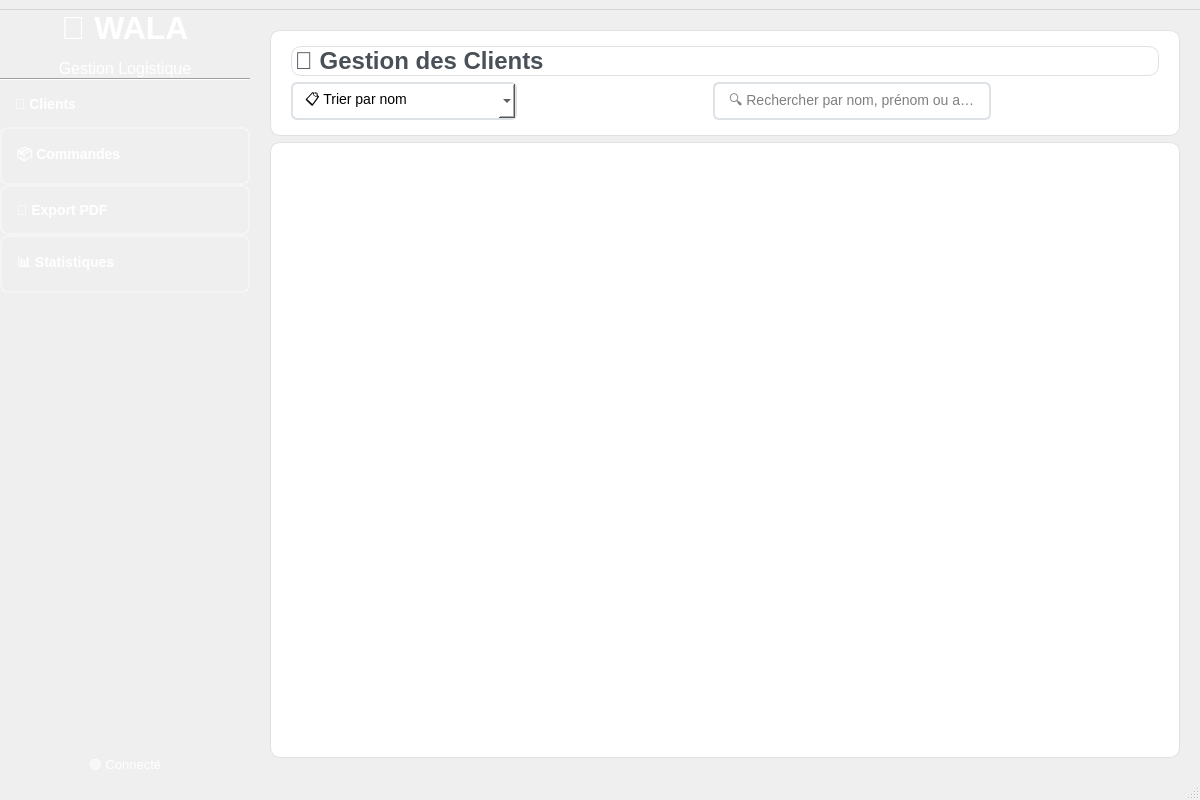
<?xml version="1.0" encoding="UTF-8"?>
<ui version="4.0">
 <class>MainWindow</class>
 <widget class="QMainWindow" name="MainWindow">
  <property name="geometry">
   <rect>
    <x>0</x>
    <y>0</y>
    <width>1200</width>
    <height>800</height>
   </rect>
  </property>
  <property name="windowTitle">
   <string>🚚 Gestion Logistique - Livraison</string>
  </property>
  <property name="styleSheet">
   <string notr="true">
    QMainWindow {
        background: qlineargradient(x1: 0, y1: 0, x2: 1, y2: 1, 
                                   stop: 0 #f8f9fa, stop: 1 #e9ecef);
    }
   </string>
  </property>
  <widget class="QWidget" name="centralwidget">
   <layout class="QHBoxLayout" name="horizontalLayout" stretch="0,1">
    <property name="spacing">
     <number>0</number>
    </property>
    <property name="leftMargin">
     <number>0</number>
    </property>
    <property name="topMargin">
     <number>0</number>
    </property>
    <property name="rightMargin">
     <number>0</number>
    </property>
    <property name="bottomMargin">
     <number>0</number>
    </property>
    <item>
     <widget class="QFrame" name="sidebarFrame">
      <property name="minimumSize">
       <size>
        <width>250</width>
        <height>0</height>
       </size>
      </property>
      <property name="maximumSize">
       <size>
        <width>250</width>
        <height>16777215</height>
       </size>
      </property>
      <property name="styleSheet">
       <string notr="true">
        QFrame {
            background: qlineargradient(x1: 0, y1: 0, x2: 0, y2: 1, 
                                       stop: 0 #6c757d, stop: 1 #495057);
            border-right: 3px solid qlineargradient(x1: 0, y1: 0, x2: 1, y2: 0, 
                                                   stop: 0 #ff9a9e, stop: 1 #fecfef);
        }
       </string>
      </property>
      <layout class="QVBoxLayout" name="sidebarLayout">
       <property name="spacing">
        <number>0</number>
       </property>
       <property name="leftMargin">
        <number>0</number>
       </property>
       <property name="topMargin">
        <number>0</number>
       </property>
       <property name="rightMargin">
        <number>0</number>
       </property>
       <property name="bottomMargin">
        <number>0</number>
       </property>
       <item>
        <widget class="QLabel" name="logoLabel">
         <property name="text">
          <string>&lt;html&gt;&lt;head/&gt;&lt;body&gt;&lt;p align=&quot;center&quot;&gt;&lt;span style=&quot; font-size:24pt; font-weight:600; color:#ffffff;&quot;&gt;🚚 WALA&lt;/span&gt;&lt;/p&gt;&lt;p align=&quot;center&quot;&gt;&lt;span style=&quot; font-size:12pt; color:#ffffff;&quot;&gt;Gestion Logistique&lt;/span&gt;&lt;/p&gt;&lt;/body&gt;&lt;/html&gt;</string>
         </property>
         <property name="alignment">
          <set>Qt::AlignCenter</set>
         </property>
        </widget>
       </item>
       <item>
        <widget class="Line" name="line">
         <property name="styleSheet">
          <string notr="true">color: rgba(255, 255, 255, 0.3);</string>
         </property>
         <property name="orientation">
          <enum>Qt::Horizontal</enum>
         </property>
        </widget>
       </item>
       <item>
        <widget class="QPushButton" name="clientsButton">
         <property name="text">
          <string>👥 Clients</string>
         </property>
         <property name="styleSheet">
          <string notr="true">
           QPushButton {
               background: qlineargradient(x1: 0, y1: 0, x2: 1, y2: 0, 
                                          stop: 0 #ff9a9e, stop: 1 #fecfef);
               border: none;
               padding: 15px;
               text-align: left;
               color: white;
               font-weight: bold;
               font-size: 14px;
               border-radius: 8px;
           }
           QPushButton:hover {
               background: qlineargradient(x1: 0, y1: 0, x2: 1, y2: 0, 
                                          stop: 0 #ff8a95, stop: 1 #fedde5);
           }
           QPushButton:pressed {
               background: qlineargradient(x1: 0, y1: 0, x2: 1, y2: 0, 
                                          stop: 0 #ff7a85, stop: 1 #fccde5);
           }
          </string>
         </property>
        </widget>
       </item>
       <item>
        <widget class="QPushButton" name="commandesButton">
         <property name="text">
          <string>📦 Commandes</string>
         </property>
         <property name="styleSheet">
          <string notr="true">
           QPushButton {
               background: transparent;
               border: 2px solid rgba(255, 255, 255, 0.3);
               padding: 15px;
               text-align: left;
               color: white;
               font-weight: bold;
               font-size: 14px;
               border-radius: 8px;
           }
           QPushButton:hover {
               background: rgba(255, 255, 255, 0.1);
               border-color: rgba(255, 255, 255, 0.5);
           }
           QPushButton:pressed {
               background: rgba(255, 255, 255, 0.2);
           }
          </string>
         </property>
        </widget>
       </item>
       <item>
        <widget class="QPushButton" name="exportButton">
         <property name="text">
          <string>📄 Export PDF</string>
         </property>
         <property name="styleSheet">
          <string notr="true">
           QPushButton {
               background: transparent;
               border: 2px solid rgba(255, 255, 255, 0.3);
               padding: 15px;
               text-align: left;
               color: white;
               font-weight: bold;
               font-size: 14px;
               border-radius: 8px;
           }
           QPushButton:hover {
               background: rgba(255, 255, 255, 0.1);
               border-color: rgba(255, 255, 255, 0.5);
           }
          </string>
         </property>
        </widget>
       </item>
       
       <item>
        <widget class="QPushButton" name="statisticsButton">
         <property name="text">
          <string>📊 Statistiques</string>
         </property>
         <property name="styleSheet">
          <string notr="true">
           QPushButton {
               background: transparent;
               border: 2px solid rgba(255, 255, 255, 0.3);
               padding: 15px;
               text-align: left;
               color: white;
               font-weight: bold;
               font-size: 14px;
               border-radius: 8px;
           }
           QPushButton:hover {
               background: rgba(255, 255, 255, 0.1);
               border-color: rgba(255, 255, 255, 0.5);
           }
          </string>
         </property>
        </widget>
       </item>

       <item>
        <spacer name="verticalSpacer">
         <property name="orientation">
          <enum>Qt::Vertical</enum>
         </property>
         <property name="sizeHint" stdset="0">
          <size>
           <width>20</width>
           <height>40</height>
          </size>
         </property>
        </spacer>
       </item>
       <item>
        <widget class="QLabel" name="statusLabel">
         <property name="text">
          <string>&lt;html&gt;&lt;head/&gt;&lt;body&gt;&lt;p align=&quot;center&quot;&gt;&lt;span style=&quot; color:#ffffff; font-size:10pt;&quot;&gt;🟢 Connecté&lt;/span&gt;&lt;/p&gt;&lt;/body&gt;&lt;/html&gt;</string>
         </property>
         <property name="alignment">
          <set>Qt::AlignCenter</set>
         </property>
        </widget>
       </item>
      </layout>
     </widget>
    </item>
    <item>
     <widget class="QStackedWidget" name="stackedWidget">
      <property name="currentIndex">
       <number>0</number>
      </property>
      <widget class="QWidget" name="clientsPage">
       <layout class="QVBoxLayout" name="clientsLayout">
        <property name="leftMargin">
         <number>20</number>
        </property>
        <property name="topMargin">
         <number>20</number>
        </property>
        <property name="rightMargin">
         <number>20</number>
        </property>
        <property name="bottomMargin">
         <number>20</number>
        </property>
        
        <item>
         <widget class="QFrame" name="clientsHeaderFrame">
          <property name="styleSheet">
           <string notr="true">
            QFrame {
                background: white;
                border-radius: 10px;
                border: 1px solid #dee2e6;
            }
           </string>
          </property>
          <layout class="QVBoxLayout" name="clientsHeaderMainLayout">
           <property name="leftMargin">
            <number>20</number>
           </property>
           <property name="topMargin">
            <number>15</number>
           </property>
           <property name="rightMargin">
            <number>20</number>
           </property>
           <property name="bottomMargin">
            <number>15</number>
           </property>
           
           <!-- Title Section -->
           <item>
            <widget class="QLabel" name="clientsTitle">
             <property name="text">
              <string>&lt;html&gt;&lt;head/&gt;&lt;body&gt;&lt;p&gt;&lt;span style=&quot; font-size:18pt; font-weight:600; color:#495057;&quot;&gt;👥 Gestion des Clients&lt;/span&gt;&lt;/p&gt;&lt;/body&gt;&lt;/html&gt;</string>
             </property>
            </widget>
           </item>
           
           <!-- Controls Section under title -->
           <item>
            <layout class="QHBoxLayout" name="clientsControlsLayout">
             <item>
              <widget class="QComboBox" name="clientSortCombo">
               <property name="styleSheet">
                <string notr="true">
                 QComboBox {
                     padding: 8px 12px;
                     border: 2px solid #dee2e6;
                     border-radius: 6px;
                     font-size: 14px;
                     min-width: 180px;
                     background: white;
                 }
                 QComboBox:focus {
                     border-color: qlineargradient(x1: 0, y1: 0, x2: 1, y2: 0, 
                                                  stop: 0 #ff9a9e, stop: 1 #fecfef);
                 }
                </string>
               </property>
               <item>
                <property name="text">
                 <string>📋 Trier par nom</string>
                </property>
               </item>
               <item>
                <property name="text">
                 <string>📍 Trier par adresse</string>
                </property>
               </item>
               <item>
                <property name="text">
                 <string>📊 Trier par nb commandes</string>
                </property>
               </item>
              </widget>
             </item>
             
             <item>
              <widget class="QPushButton" name="sortClientsButton">
               <property name="text">
                <string>🔄 Trier</string>
               </property>
               <property name="styleSheet">
                <string notr="true">
                 QPushButton {
                     background: qlineargradient(x1: 0, y1: 0, x2: 1, y2: 0, 
                                                stop: 0 #6c757d, stop: 1 #495057);
                     border: none;
                     padding: 8px 16px;
                     color: white;
                     font-weight: bold;
                     border-radius: 6px;
                     min-width: 80px;
                 }
                 QPushButton:hover {
                     background: qlineargradient(x1: 0, y1: 0, x2: 1, y2: 0, 
                                                stop: 0 #5a6268, stop: 1 #343a40);
                 }
                </string>
               </property>
              </widget>
             </item>
             
             <item>
              <spacer name="clientsHorizontalSpacer">
               <property name="orientation">
                <enum>Qt::Horizontal</enum>
               </property>
               <property name="sizeHint" stdset="0">
                <size>
                 <width>40</width>
                 <height>20</height>
                </size>
               </property>
              </spacer>
             </item>
             
             <item>
              <widget class="QLineEdit" name="clientSearchEdit">
               <property name="placeholderText">
                <string>🔍 Rechercher par nom, prénom ou adresse...</string>
               </property>
               <property name="styleSheet">
                <string notr="true">
                 QLineEdit {
                     padding: 8px 12px;
                     border: 2px solid #dee2e6;
                     border-radius: 6px;
                     font-size: 14px;
                     min-width: 250px;
                 }
                 QLineEdit:focus {
                     border-color: qlineargradient(x1: 0, y1: 0, x2: 1, y2: 0, 
                                                  stop: 0 #ff9a9e, stop: 1 #fecfef);
                 }
                </string>
               </property>
              </widget>
             </item>
             
             <item>
              <widget class="QPushButton" name="addClientButton">
               <property name="text">
                <string>➕ Ajouter Client</string>
               </property>
               <property name="styleSheet">
                <string notr="true">
                 QPushButton {
                     background: qlineargradient(x1: 0, y1: 0, x2: 1, y2: 0, 
                                                stop: 0 #ff9a9e, stop: 1 #fecfef);
                     border: none;
                     padding: 8px 16px;
                     color: white;
                     font-weight: bold;
                     border-radius: 6px;
                     min-width: 130px;
                 }
                 QPushButton:hover {
                     background: qlineargradient(x1: 0, y1: 0, x2: 1, y2: 0, 
                                                stop: 0 #ff8a95, stop: 1 #fedde5);
                 }
                </string>
               </property>
              </widget>
             </item>
            </layout>
           </item>
          </layout>
         </widget>
        </item>
        
        <item>
         <widget class="QTableWidget" name="clientsTable">
          <property name="styleSheet">
           <string notr="true">
            QTableWidget {
                background: white;
                border: 1px solid #dee2e6;
                border-radius: 10px;
                gridline-color: #f8f9fa;
                font-size: 14px;
            }
            QTableWidget::item {
                padding: 8px;
            }
            QTableWidget::item:selected {
                background: qlineargradient(x1: 0, y1: 0, x2: 1, y2: 0, 
                                           stop: 0 #ff9a9e, stop: 1 #fecfef);
                color: white;
            }
            QHeaderView::section {
                background: qlineargradient(x1: 0, y1: 0, x2: 0, y2: 1, 
                                           stop: 0 #6c757d, stop: 1 #495057);
                color: white;
                padding: 10px;
                border: none;
                font-weight: bold;
            }
           </string>
          </property>
          <property name="alternatingRowColors">
           <bool>true</bool>
          </property>
          <property name="selectionBehavior">
           <enum>QAbstractItemView::SelectRows</enum>
          </property>
         </widget>
        </item>
       </layout>
      </widget>
      
      <widget class="QWidget" name="commandesPage">
       <layout class="QVBoxLayout" name="commandesLayout">
        <property name="leftMargin">
         <number>20</number>
        </property>
        <property name="topMargin">
         <number>20</number>
        </property>
        <property name="rightMargin">
         <number>20</number>
        </property>
        <property name="bottomMargin">
         <number>20</number>
        </property>
        
        <item>
         <widget class="QFrame" name="commandesHeaderFrame">
          <property name="styleSheet">
           <string notr="true">
            QFrame {
                background: white;
                border-radius: 10px;
                border: 1px solid #dee2e6;
            }
           </string>
          </property>
          <layout class="QVBoxLayout" name="commandesHeaderMainLayout">
           <property name="leftMargin">
            <number>20</number>
           </property>
           <property name="topMargin">
            <number>15</number>
           </property>
           <property name="rightMargin">
            <number>20</number>
           </property>
           <property name="bottomMargin">
            <number>15</number>
           </property>
           
           <!-- Title Section -->
           <item>
            <widget class="QLabel" name="commandesTitle">
             <property name="text">
              <string>&lt;html&gt;&lt;head/&gt;&lt;body&gt;&lt;p&gt;&lt;span style=&quot; font-size:18pt; font-weight:600; color:#495057;&quot;&gt;📦 Gestion des Commandes&lt;/span&gt;&lt;/p&gt;&lt;/body&gt;&lt;/html&gt;</string>
             </property>
            </widget>
           </item>
           
           <!-- Search Section -->
           <item>
            <layout class="QHBoxLayout" name="commandesSearchLayout">
             <item>
              <widget class="QLabel" name="searchLabel">
               <property name="text">
                <string>&lt;span style=&quot;font-weight:600; color:#495057;&quot;&gt;🔍 Recherche:&lt;/span&gt;</string>
               </property>
              </widget>
             </item>
             
             <item>
              <widget class="QLineEdit" name="commandeSearchEdit">
               <property name="placeholderText">
                <string>Rechercher par adresse, statut ou montant...</string>
               </property>
               <property name="styleSheet">
                <string notr="true">
                 QLineEdit {
                     padding: 8px 12px;
                     border: 2px solid #dee2e6;
                     border-radius: 6px;
                     font-size: 14px;
                     min-width: 300px;
                     background: white;
                 }
                 QLineEdit:focus {
                     border-color: qlineargradient(x1: 0, y1: 0, x2: 1, y2: 0, 
                                                  stop: 0 #ff9a9e, stop: 1 #fecfef);
                 }
                </string>
               </property>
              </widget>
             </item>
             
             <item>
              <widget class="QPushButton" name="searchCommandesButton">
               <property name="text">
                <string>🔍 Rechercher</string>
               </property>
               <property name="styleSheet">
                <string notr="true">
                 QPushButton {
                     background: qlineargradient(x1: 0, y1: 0, x2: 1, y2: 0, 
                                                stop: 0 #28a745, stop: 1 #20c997);
                     border: none;
                     padding: 8px 16px;
                     color: white;
                     font-weight: bold;
                     border-radius: 6px;
                     min-width: 110px;
                 }
                 QPushButton:hover {
                     background: qlineargradient(x1: 0, y1: 0, x2: 1, y2: 0, 
                                                stop: 0 #218838, stop: 1 #1c7430);
                 }
                </string>
               </property>
              </widget>
             </item>
             
             <item>
              <widget class="QPushButton" name="clearSearchButton">
               <property name="text">
                <string>🗑️ Effacer</string>
               </property>
               <property name="styleSheet">
                <string notr="true">
                 QPushButton {
                     background: qlineargradient(x1: 0, y1: 0, x2: 1, y2: 0, 
                                                stop: 0 #6c757d, stop: 1 #495057);
                     border: none;
                     padding: 8px 16px;
                     color: white;
                     font-weight: bold;
                     border-radius: 6px;
                     min-width: 80px;
                 }
                 QPushButton:hover {
                     background: qlineargradient(x1: 0, y1: 0, x2: 1, y2: 0, 
                                                stop: 0 #5a6268, stop: 1 #343a40);
                 }
                </string>
               </property>
              </widget>
             </item>
             
             <item>
              <spacer name="searchSpacer">
               <property name="orientation">
                <enum>Qt::Horizontal</enum>
               </property>
               <property name="sizeHint" stdset="0">
                <size>
                 <width>40</width>
                 <height>20</height>
                </size>
               </property>
              </spacer>
             </item>
            </layout>
           </item>
           
           <!-- Controls Section -->
           <item>
            <layout class="QHBoxLayout" name="commandesControlsLayout">
             <item>
              <widget class="QComboBox" name="commandeSortCombo">
               <property name="styleSheet">
                <string notr="true">
                 QComboBox {
                     padding: 8px 12px;
                     border: 2px solid #dee2e6;
                     border-radius: 6px;
                     font-size: 14px;
                     min-width: 180px;
                     background: white;
                 }
                 QComboBox:focus {
                     border-color: qlineargradient(x1: 0, y1: 0, x2: 1, y2: 0, 
                                                  stop: 0 #ff9a9e, stop: 1 #fecfef);
                 }
                </string>
               </property>
               <item>
                <property name="text">
                 <string>📅 Trier par date</string>
                </property>
               </item>
               <item>
                <property name="text">
                 <string>💰 Trier par montant</string>
                </property>
               </item>
               <item>
                <property name="text">
                 <string>📋 Trier par statut</string>
                </property>
               </item>
              </widget>
             </item>
             
             <item>
              <widget class="QPushButton" name="sortCommandesButton">
               <property name="text">
                <string>🔄 Trier</string>
               </property>
               <property name="styleSheet">
                <string notr="true">
                 QPushButton {
                     background: qlineargradient(x1: 0, y1: 0, x2: 1, y2: 0, 
                                                stop: 0 #6c757d, stop: 1 #495057);
                     border: none;
                     padding: 8px 16px;
                     color: white;
                     font-weight: bold;
                     border-radius: 6px;
                     min-width: 80px;
                 }
                 QPushButton:hover {
                     background: qlineargradient(x1: 0, y1: 0, x2: 1, y2: 0, 
                                                stop: 0 #5a6268, stop: 1 #343a40);
                 }
                </string>
               </property>
              </widget>
             </item>
             
             <item>
              <spacer name="commandesHorizontalSpacer">
               <property name="orientation">
                <enum>Qt::Horizontal</enum>
               </property>
               <property name="sizeHint" stdset="0">
                <size>
                 <width>40</width>
                 <height>20</height>
                </size>
               </property>
              </spacer>
             </item>
             
             <item>
              <widget class="QPushButton" name="addCommandeButton">
               <property name="text">
                <string>➕ Ajouter Commande</string>
               </property>
               <property name="styleSheet">
                <string notr="true">
                 QPushButton {
                     background: qlineargradient(x1: 0, y1: 0, x2: 1, y2: 0, 
                                                stop: 0 #ff9a9e, stop: 1 #fecfef);
                     border: none;
                     padding: 8px 16px;
                     color: white;
                     font-weight: bold;
                     border-radius: 6px;
                     min-width: 150px;
                 }
                 QPushButton:hover {
                     background: qlineargradient(x1: 0, y1: 0, x2: 1, y2: 0, 
                                                stop: 0 #ff8a95, stop: 1 #fedde5);
                 }
                </string>
               </property>
              </widget>
             </item>
            </layout>
           </item>
          </layout>
         </widget>
        </item>
        
        <item>
         <widget class="QTableWidget" name="commandesTable">
          <property name="styleSheet">
           <string notr="true">
            QTableWidget {
                background: white;
                border: 1px solid #dee2e6;
                border-radius: 10px;
                gridline-color: #f8f9fa;
                font-size: 14px;
            }
            QTableWidget::item {
                padding: 8px;
            }
            QTableWidget::item:selected {
                background: qlineargradient(x1: 0, y1: 0, x2: 1, y2: 0, 
                                           stop: 0 #ff9a9e, stop: 1 #fecfef);
                color: white;
            }
            QHeaderView::section {
                background: qlineargradient(x1: 0, y1: 0, x2: 0, y2: 1, 
                                           stop: 0 #6c757d, stop: 1 #495057);
                color: white;
                padding: 10px;
                border: none;
                font-weight: bold;
            }
           </string>
          </property>
          <property name="alternatingRowColors">
           <bool>true</bool>
          </property>
          <property name="selectionBehavior">
           <enum>QAbstractItemView::SelectRows</enum>
          </property>
         </widget>
        </item>
       </layout>
      </widget>
      
      <widget class="QWidget" name="statisticsPage">
       <layout class="QVBoxLayout" name="statisticsLayout">
        <property name="leftMargin">
         <number>20</number>
        </property>
        <property name="topMargin">
         <number>20</number>
        </property>
        <property name="rightMargin">
         <number>20</number>
        </property>
        <property name="bottomMargin">
         <number>20</number>
        </property>
        
        <item>
         <widget class="QFrame" name="statisticsHeaderFrame">
          <property name="styleSheet">
           <string notr="true">
            QFrame {
                background: white;
                border-radius: 10px;
                border: 1px solid #dee2e6;
            }
           </string>
          </property>
          <layout class="QVBoxLayout" name="statisticsHeaderLayout">
           <property name="leftMargin">
            <number>20</number>
           </property>
           <property name="topMargin">
            <number>15</number>
           </property>
           <property name="rightMargin">
            <number>20</number>
           </property>
           <property name="bottomMargin">
            <number>15</number>
           </property>
           
           <item>
            <widget class="QLabel" name="statisticsTitle">
             <property name="text">
              <string>&lt;html&gt;&lt;head/&gt;&lt;body&gt;&lt;p&gt;&lt;span style=&quot; font-size:18pt; font-weight:600; color:#495057;&quot;&gt;📊 Tableau de Bord - Statistiques&lt;/span&gt;&lt;/p&gt;&lt;/body&gt;&lt;/html&gt;</string>
             </property>
            </widget>
           </item>
           
           <item>
            <layout class="QHBoxLayout" name="statsControlsLayout">
             <item>
              <widget class="QPushButton" name="refreshStatsButton">
               <property name="text">
                <string>🔄 Actualiser</string>
               </property>
               <property name="styleSheet">
                <string notr="true">
                 QPushButton {
                     background: qlineargradient(x1: 0, y1: 0, x2: 1, y2: 0, 
                                                stop: 0 #28a745, stop: 1 #20c997);
                     border: none;
                     padding: 8px 16px;
                     color: white;
                     font-weight: bold;
                     border-radius: 6px;
                     min-width: 120px;
                 }
                 QPushButton:hover {
                     background: qlineargradient(x1: 0, y1: 0, x2: 1, y2: 0, 
                                                stop: 0 #218838, stop: 1 #1c7430);
                 }
                </string>
               </property>
              </widget>
             </item>
             
             <item>
              <spacer name="statsHorizontalSpacer">
               <property name="orientation">
                <enum>Qt::Horizontal</enum>
               </property>
               <property name="sizeHint" stdset="0">
                <size>
                 <width>40</width>
                 <height>20</height>
                </size>
               </property>
              </spacer>
             </item>
            </layout>
           </item>
          </layout>
         </widget>
        </item>
        
        <item>
         <widget class="QScrollArea" name="statisticsScrollArea">
          <property name="widgetResizable">
           <bool>true</bool>
          </property>
          <property name="styleSheet">
           <string notr="true">
            QScrollArea {
                border: none;
                background: transparent;
            }
           </string>
          </property>
          <widget class="QWidget" name="statisticsScrollContent">
           <property name="geometry">
            <rect>
             <x>0</x>
             <y>0</y>
             <width>1128</width>
             <height>600</height>
            </rect>
           </property>
          </widget>
         </widget>
        </item>
       </layout>
      </widget>
     </widget>
    </item>
   </layout>
  </widget>
  <widget class="QMenuBar" name="menubar">
   <property name="geometry">
    <rect>
     <x>0</x>
     <y>0</y>
     <width>1200</width>
     <height>22</height>
    </rect>
   </property>
   <property name="styleSheet">
    <string notr="true">
     QMenuBar {
         background: qlineargradient(x1: 0, y1: 0, x2: 0, y2: 1, 
                                    stop: 0 #6c757d, stop: 1 #495057);
         color: white;
         padding: 5px;
     }
     QMenuBar::item:selected {
         background: rgba(255, 255, 255, 0.2);
         border-radius: 4px;
     }
    </string>
   </property>
  </widget>
  <widget class="QStatusBar" name="statusbar">
   <property name="styleSheet">
    <string notr="true">
     QStatusBar {
         background: qlineargradient(x1: 0, y1: 0, x2: 0, y2: 1, 
                                    stop: 0 #6c757d, stop: 1 #495057);
         color: white;
     }
    </string>
   </property>
  </widget>
 </widget>
 <resources/>
 <connections/>
</ui>
